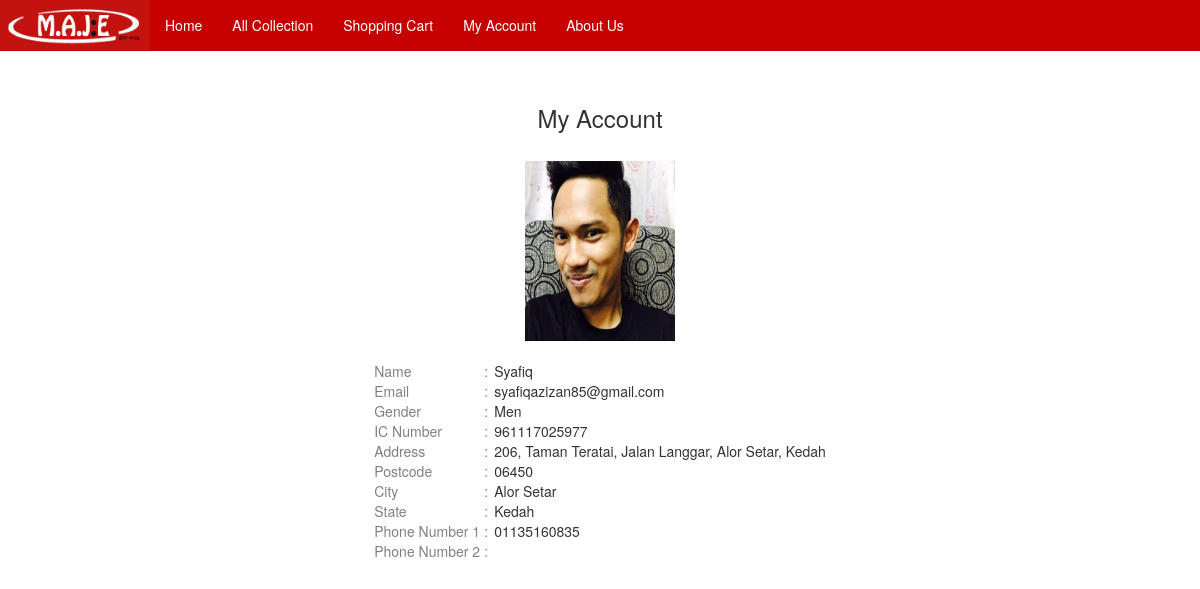
Page /mobile/customer/account_detail.php (signed in) on the committed database.
### tables this page shows
CREATE TABLE `customer` (
  `c_id` int(255) NOT NULL,
  `email` varchar(255) NOT NULL,
  `psw` varchar(255) NOT NULL,
  `name` varchar(255) NOT NULL,
  `gender` varchar(6) NOT NULL,
  `ic` varchar(12) NOT NULL,
  `image` varchar(255) NOT NULL,
  `address` text NOT NULL,
  `pos_code` varchar(5) NOT NULL,
  `city` varchar(255) NOT NULL,
  `state` varchar(255) NOT NULL,
  `phone1` varchar(11) NOT NULL,
  `phone2` varchar(11) NOT NULL
);

### mobile/customer/account_detail.php (the view, shortened to what this page needs)
<!DOCTYPE html>
<html lang="en">
<head>
  <link rel="stylesheet" href="../bootstrap-3.3.7/css/bootstrap.css">
  <link rel="stylesheet" href="../bootstrap-3.3.7/css/bootstrap.min.css">
  <link rel="stylesheet" type="text/css" href="../css/mobile.css">
</head>
<body>
	<div style='min-width:285px;'>
		<nav class="navbar navbar-custom navbar-fixed-top" style='min-width:285px;' id="my-navbar">
			<div class="navbar-header">
				<a href="../index.php"><img src="../css/logo.png" width="150px" height="50px"/></a>
			</div>
			<div class="collapse navbar-collapse" id="navbar-collapse">
				<ul class="nav navbar-nav">
					<li><a href="../index.php">Home</a></li>
					<li><a href="../product.php?gender=&category=">All Collection</a></li>
					<li><a href="../cart.php">Shopping Cart</a></li>
					<li><a href="../login.php">My Account</a></li>
					<li><a href="../about.php">About Us</a></li>
				</ul>
			</div>
		</nav>
		<div style="margin-top: 65px;">
			<br><h3><center>My Account</h3></center><br>
			<?php
			$sql = "select * from customer where email='".$_SESSION['email']."'";
			$run = mysql_query($sql);
			while($row=mysql_fetch_array($run))
			{
				$name = $row['name'];
				$email = $row['email'];
				$gender = $row['gender'];
				$ic = $row['ic'];
				$image =$row['image'];
				$address = $row['address'];
				$poscode = $row['pos_code'];
				$city = $row['city'];
				$state = $row['state'];
				$phone1 = $row['phone1'];
				$phone2 = $row['phone2'];
				echo "	<table align='center' border='0'>
							<tr>
								<td colspan='3'>
									<center><img src='../../customer/profile_image/$image' width='150px' height='180px'/><br/><br/></center>
								</td>
							</tr>
							<tr>
								<td width='110px' style='color: #808080;'>Name</td>
								<td width='10px' style='color: #808080;'>:</td>
								<td>$name</td>
							</tr>
							<tr>
								<td style='color: #808080;'>Email</td>
								<td style='color: #808080;'>:</td>
								<td>$email</td>
							</tr>
							<tr>
								<td style='color: #808080;'>Gender</td>
								<td style='color: #808080;'>:</td>
								<td>$gender</td>
							</tr>
							<tr>
								<td style='color: #808080;'>IC Number</td>
								<td style='color: #808080;'>:</td>
								<td>$ic</td>
							</tr>
							<tr>
								<td style='color: #808080;'>Address</td>
								<td style='color: #808080;'>:</td>
								<td>".preg_replace('/\r\n|\r/', '<br/>', $address)."</td>
							</tr>
							<tr>
								<td style='color: #808080;'>Postcode</td>
								<td style='color: #808080;'>:</td>
								<td>$poscode</td>
							</tr>
							<tr>
								<td style='color: #808080;'>City</td>
								<td style='color: #808080;'>:</td>
								<td>$city</td>
							</tr>
							<tr>
								<td style='color: #808080;'>State</td>
								<td style='color: #808080;'>:</td>
								<td>$state</td>
							</tr>
							<tr>
								<td style='color: #808080;'>Phone Number 1</td>
								<td style='color: #808080;'>:</td>
								<td>$phone1</td>
							</tr>
							<tr>
								<td style='color: #808080;'>Phone Number 2</td>
								<td style='color: #808080;'>:</td>
								<td>$phone2</td>
							</tr>
							<tr>
								<td colspan='3'>
									<br><br>
								</td>
							</tr>
							</table>";
					}
			?>
		</div>
	</div>
</body>
</html>

### rows in the picture
customer: image (picture), name "Syafiq", email "syafiqazizan85@gmail.com", gender "Men", ic "961117025977", address "206, Taman Teratai, Jalan Langgar, Alor Setar, Kedah", pos_code "06450", city "Alor Setar", state "Kedah", phone1 "01135160835"
